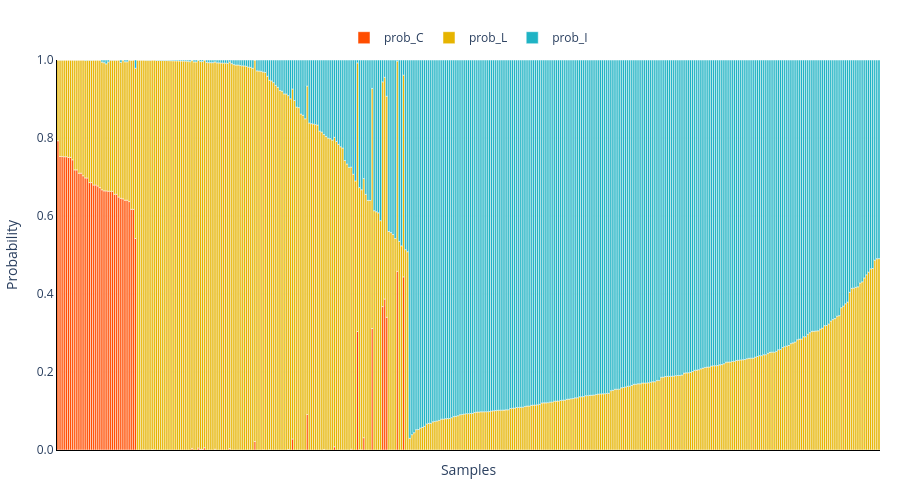

Write notebook code for a chart like this one.
### Code cell
import plotly.express as px
import pandas as pd

df = result['results_table']
df = df[['pair_id', 'prob_C', 'prob_L','prob_I','predicted_class']].drop_duplicates().reset_index(drop=True)

# Grouped and sorted blocks
df_C = df[df.predicted_class == 'C'].sort_values('prob_C', ascending=False).reset_index(drop=True)
df_L = df[df.predicted_class == 'L'].sort_values('prob_L', ascending=False).reset_index(drop=True)
df_I = df[df.predicted_class == 'I'].sort_values('prob_I', ascending=False).reset_index(drop=True)

df_sorted = pd.concat([df_C, df_L, df_I], ignore_index=True)

df_long = df_sorted.melt(
    id_vars=['pair_id'], 
    value_vars=['prob_C', 'prob_L', 'prob_I'],
    var_name='Probability_Type', 
    value_name='Probability'
)

fig = px.bar(
    df_long, 
    x="pair_id", 
    y="Probability", 
    color="Probability_Type",
    color_discrete_sequence=['#ff4d00', '#e6b400', '#1fb3c4'],
    category_orders={"pair_id": df_sorted['pair_id'].tolist()},
    template="plotly_white" # Sets white background and clean gridlines
)

fig.update_layout(
    title=None,
    margin=dict(l=50, r=20, t=60, b=50), # Adjusted for axis labels
    height=500,
    paper_bgcolor='white',
    plot_bgcolor='white',
    
    # Horizontal legend at the top
    legend=dict(
        orientation="h",
        yanchor="bottom",
        y=1.02,
        xanchor="center",
        x=0.5,
        title=None
    ),
    
    xaxis=dict(
        title="Samples",      # Restored the label
        showticklabels=False, # Keeps specific IDs hidden for cleanliness
        ticks="",
        linecolor='black',    # Adds a crisp base line
        showgrid=False
    ),
    
    yaxis=dict(
        title="Probability",
        range=[0, 1],
        tickformat=".1f",
        linecolor='black',
        gridcolor='lightgrey' # Subtle grid for probability reference
    ),
    
    bargap=0
)

fig.show()

### Figure 1 — Plotly figure (JSON) as saved in the notebook; plotly's stock layout.template omitted (floating-point values rounded to 4 significant figures; data arrays with more than 128 entries replaced by an {"elided": "..."} marker saying what was removed)
{"data": [{"hovertemplate": "Probability_Type=prob_C<br>pair_id=%{x}<br>Probability=%{y}<extra></extra>", "legendgroup": "prob_C", "marker": {"color": "#ff4d00", "pattern": {"shape": ""}}, "name": "prob_C", "orientation": "v", "showlegend": true, "textposition": "auto", "type": "bar", "x": {"elided": "393 str values"}, "xaxis": "x", "y": {"elided": "393 float values"}, "yaxis": "y"}, {"hovertemplate": "Probability_Type=prob_L<br>pair_id=%{x}<br>Probability=%{y}<extra></extra>", "legendgroup": "prob_L", "marker": {"color": "#e6b400", "pattern": {"shape": ""}}, "name": "prob_L", "orientation": "v", "showlegend": true, "textposition": "auto", "type": "bar", "x": {"elided": "393 str values"}, "xaxis": "x", "y": {"elided": "393 float values"}, "yaxis": "y"}, {"hovertemplate": "Probability_Type=prob_I<br>pair_id=%{x}<br>Probability=%{y}<extra></extra>", "legendgroup": "prob_I", "marker": {"color": "#1fb3c4", "pattern": {"shape": ""}}, "name": "prob_I", "orientation": "v", "showlegend": true, "textposition": "auto", "type": "bar", "x": {"elided": "393 str values"}, "xaxis": "x", "y": {"elided": "393 float values"}, "yaxis": "y"}], "layout": {"bargap": 0, "barmode": "relative", "height": 500, "legend": {"orientation": "h", "title": {}, "tracegroupgap": 0, "x": 0.5, "xanchor": "center", "y": 1.02, "yanchor": "bottom"}, "margin": {"b": 50, "l": 50, "r": 20, "t": 60}, "paper_bgcolor": "white", "plot_bgcolor": "white", "title": {}, "xaxis": {"anchor": "y", "categoryarray": {"elided": "393 str values"}, "categoryorder": "array", "domain": [0, 1], "linecolor": "black", "showgrid": false, "showticklabels": false, "ticks": "", "title": {"text": "Samples"}}, "yaxis": {"anchor": "x", "domain": [0, 1], "gridcolor": "lightgrey", "linecolor": "black", "range": [0, 1], "tickformat": ".1f", "title": {"text": "Probability"}}}}
